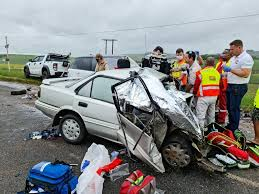
#> input picture Dataset/Accident/04.jpg, 259 x 194 px, found by its file name; its folder holds 4 pictures in this run
$ jupyter execute AccidentDetection1-DT.ipynb
#> lines starting #> are read from the running program, lines starting #| are printed output that depends on the picture; pictures that were not available may be replaced by others from this repository, and a replacement may not be noted
[cell 1]
import random
import os
import cv2
import pickle
import pandas as pd
import matplotlib.pyplot as plt
import numpy as np
from sklearn.model_selection import train_test_split
from sklearn.tree import DecisionTreeClassifier

[cell 2]
def create_data(CATEGORIES,DATADIR,IMG_SIZE):## chargement du dataset(ensembles des images 'with-accident' et 'without-accident')
#> called with DATADIR = 'C:/dataV3/', IMG_SIZE = 300
    data = []
    for category in CATEGORIES:
        path = os.path.join(DATADIR,category)
        class_num = CATEGORIES.index(category)
        for img in os.listdir(path):
            try:
                img_array = cv2.imread(os.path.join(path,img))
#> img_array is the input picture: shape (194, 259, 3); mean B, G, R 134.7, 134.4, 132.9
                img_array = cv2.resize(img_array, (IMG_SIZE, IMG_SIZE))
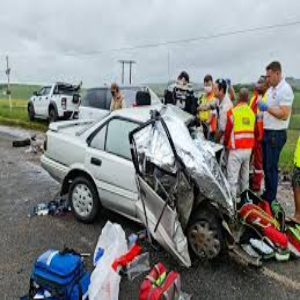
#> img_array: shape (300, 300, 3); mean B, G, R 134.5, 134.2, 132.7
                data.append([img_array, class_num])
            except Exception as e:
                pass
    return data

[cell 3]
#(création des données d'entrainement et du test)
IMG_SIZE = 300
cat = ['Accident','No Accident']
data_path = 'C:/dataV3/'

data = create_data(cat, data_path, IMG_SIZE)

print("training_data :",len(data))

[cell 4]
lenofimage=len(data)

[cell 5]
#séparation des images et leurs labels
def lebalization(data):
    random.shuffle(data)
    X = []
    y = []
    for features,label in data:
        X.append(features)
        y.append(label)
    return  X,y

[cell 6]
X,y = lebalization(data)

[cell 7]
#normalization des images
X= np.array(X).reshape(lenofimage,-1)
y= np.array(y)

[cell 8]
x_train, x_test,y_train, y_test=train_test_split(X,y,test_size=0.2)

[cell 9]
x_train, x_test = x_train / 255.0, x_test / 255.0

[cell 10]
dt = DecisionTreeClassifier(criterion = "entropy", random_state = 100,max_depth=7, min_samples_leaf=11)

[cell 11]
dt.fit(x_train,y_train)

[cell 12]
dt.score(x_test, y_test)

[cell 13]
import itertools
from sklearn.metrics import classification_report
from sklearn.metrics import accuracy_score
from sklearn.metrics import precision_score
from sklearn.metrics import recall_score
from sklearn.metrics import f1_score
from sklearn.metrics import roc_curve
from sklearn.metrics import roc_auc_score
from sklearn.metrics import confusion_matrix
import numpy as np

def plot_confusion_matrix(cm, classes,
                          normalize=False,
                          title='Confusion matrix',
                          cmap=plt.cm.Blues):
#> called with cm = array of shape (1, 1), normalize = False, title = 'Confusion matrix'
    plt.imshow(cm, interpolation='nearest', cmap=cmap)
    plt.title(title)
    plt.colorbar()
    tick_marks = np.arange(len(classes))
    plt.xticks(tick_marks, classes, rotation=0)
    plt.yticks(tick_marks, classes)

    if normalize:
        cm = cm.astype('float') / cm.sum(axis=1)[:, np.newaxis]
    else:
        1
    thresh = cm.max() / 2.
    for i, j in itertools.product(range(cm.shape[0]), range(cm.shape[1])):
        plt.text(j, i, cm[i, j],
                 horizontalalignment="center",
                 color="white" if cm[i, j] > thresh else "black")

    plt.tight_layout()
    plt.ylabel('True label')
    plt.xlabel('Predicted label')

# Function to calculate accuracy
def cal_accuracy(model,X_test,y_test):
    y_pred = model.predict(X_test)
    y_pred = np.round(y_pred)
    print ("Accuracy : ", round(accuracy_score(y_test,y_pred)*100,2))
    print ("Precision : ", round(precision_score(y_test,y_pred)*100,2))
    print ("Sensitivity / Recall : ", round(recall_score(y_test,y_pred)*100,2))
    print ("F1_score : ", round(f1_score(y_test,y_pred)*100,2))
    cnf_matrix_tra = confusion_matrix(y_test, y_pred)
    class_names = [0,1]
    plt.figure()
    plot_confusion_matrix(cnf_matrix_tra , classes=class_names, title='Confusion matrix')
    plt.show()
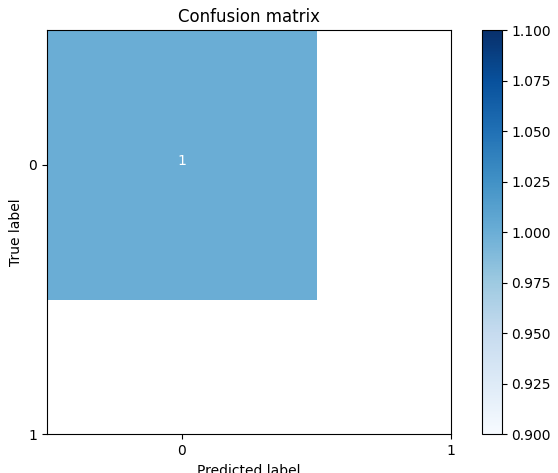
#> figure drawn by matplotlib, 2 panels
    print("Report : ")
    print(classification_report(digits=6,y_true=y_test, y_pred=y_pred))

[cell 14]
cal_accuracy(dt,x_test, y_test)

[cell 15]
import sklearn.metrics as metrics
probs = dt.predict(x_test)
#preds = probs[:,1]
fpr, tpr, threshold = metrics.roc_curve(y_test, probs)
roc_auc = metrics.auc(fpr, tpr)

# method I: plt
import matplotlib.pyplot as plt
plt.title('Receiver Operating Characteristic')
plt.plot(fpr, tpr, 'b', label = 'AUC = %0.2f' % roc_auc)
plt.legend(loc = 'lower right')
plt.plot([0, 1], [0, 1],'r--')
plt.xlim([0, 1])
plt.ylim([0, 1])
plt.ylabel('True Positive Rate')
plt.xlabel('False Positive Rate')
plt.show()
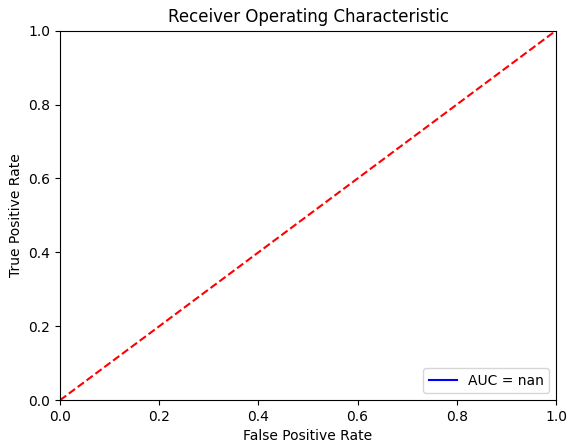
#> figure drawn by matplotlib, 1 panel
